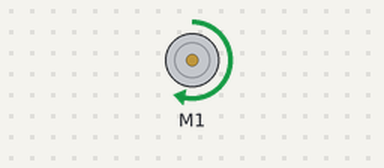
Bench run of a sketch on a simulated Arduino Uno, built with avr-gcc and run on an emulated ATmega328P. On the bench: DC motor (green arrow = forward, orange = backward, longer = faster).

Above: at 1.0 s.
At 3.0 s:
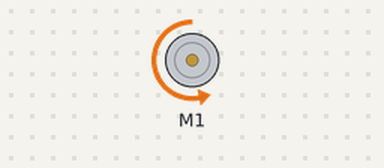
Timing chart, 0 to 5.2 s (numbered marks = the images above):
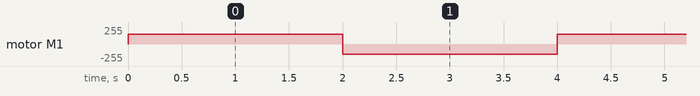

The sketch:

motor_test.ino
```cpp
#include <Wire.h>
#include <Adafruit_MotorShield.h>
#include "utility/Adafruit_MS_PWMServoDriver.h"

Adafruit_MotorShield AFMS = Adafruit_MotorShield();

Adafruit_DCMotor *myMotor = AFMS.getMotor(1);//first motor
void setup() {
  // put your setup code here, to run once:
  AFMS.begin();//connect to motor shield
  myMotor->setSpeed(150);

}

void loop() {
  // put your main code here, to run repeatedly:
  myMotor->run(FORWARD);
  delay(2000);
  myMotor->run(BACKWARD);
  delay(2000);
  myMotor->run(RELEASE);

}
```

Measured:
- by itself, motor M1: alternates forward 150/255 for 2.0 s and backward 150/255 for 2.0 s
